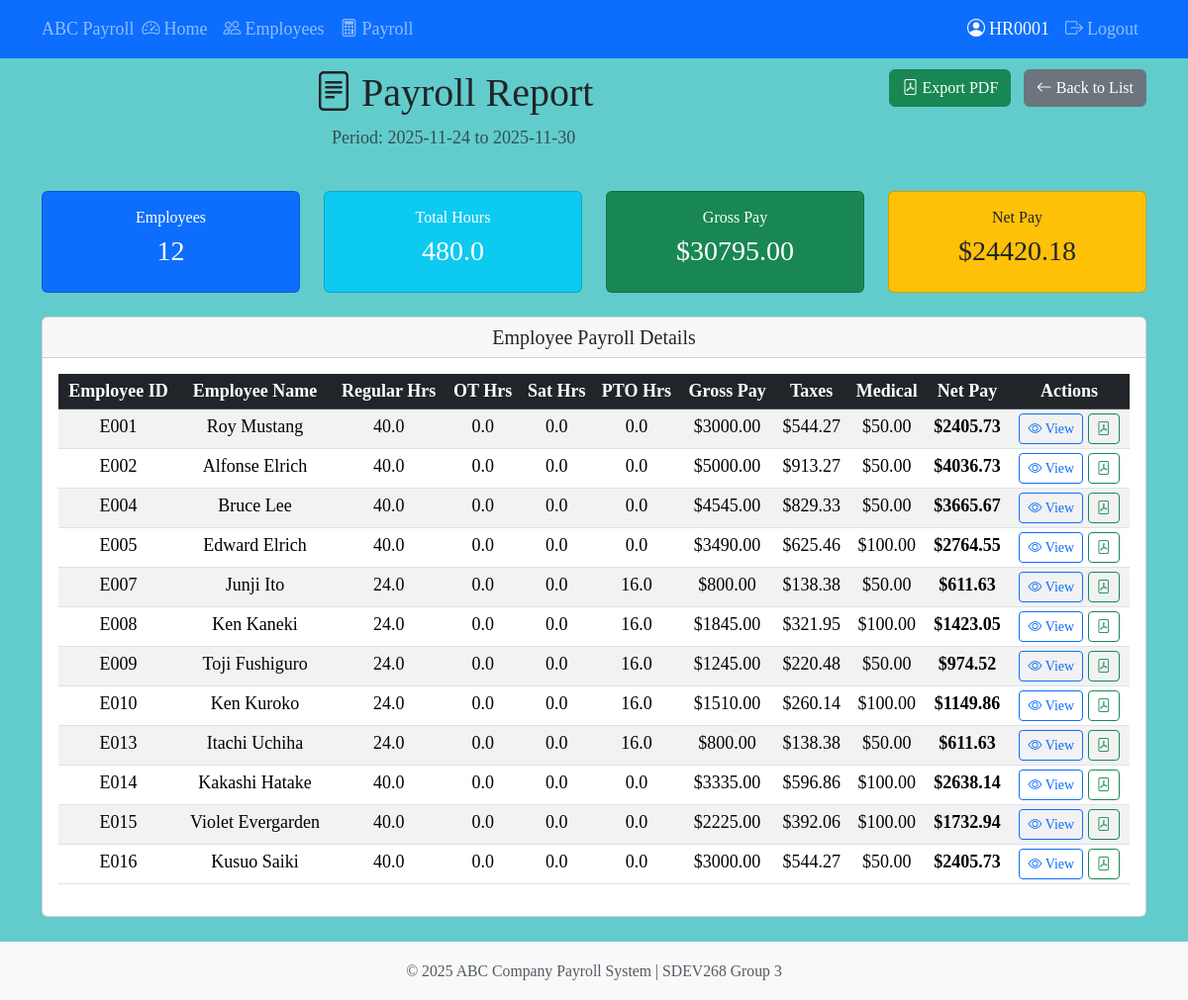
Page /payroll/report/9 (signed in) on the committed database.
### tables this page shows
CREATE TABLE payroll_periods (
    payroll_id INTEGER PRIMARY KEY AUTOINCREMENT,
    period_start_date TEXT NOT NULL,
    period_end_date TEXT NOT NULL,
    processed_date TEXT,
    is_locked INTEGER NOT NULL DEFAULT 0,
    processed_by TEXT,
    created_date TEXT NOT NULL DEFAULT (datetime('now', 'localtime')),
    UNIQUE(period_start_date, period_end_date),
    CHECK (date(period_end_date) >= date(period_start_date))
);

CREATE TABLE payroll_details (
    payroll_detail_id INTEGER PRIMARY KEY AUTOINCREMENT,
    payroll_id INTEGER NOT NULL,
    employee_id TEXT NOT NULL,

    regular_hours REAL NOT NULL DEFAULT 0,
    overtime_hours REAL NOT NULL DEFAULT 0,
    saturday_hours REAL NOT NULL DEFAULT 0,
    pto_hours REAL NOT NULL DEFAULT 0,
    total_hours REAL NOT NULL DEFAULT 0,

    base_pay REAL NOT NULL DEFAULT 0,
    overtime_pay REAL NOT NULL DEFAULT 0,
    saturday_pay REAL NOT NULL DEFAULT 0,
    gross_pay REAL NOT NULL DEFAULT 0,

    medical_deduction REAL NOT NULL DEFAULT 0,
    dependent_stipend REAL NOT NULL DEFAULT 0,

    taxable_income REAL NOT NULL DEFAULT 0,

    state_tax REAL NOT NULL DEFAULT 0,
    federal_tax_employee REAL NOT NULL DEFAULT 0,
    social_security_employee REAL NOT NULL DEFAULT 0,
    medicare_employee REAL NOT NULL DEFAULT 0,
    total_employee_taxes REAL NOT NULL DEFAULT 0,

    net_pay REAL NOT NULL DEFAULT 0,

    federal_tax_employer REAL NOT NULL DEFAULT 0,
    social_security_employer REAL NOT NULL DEFAULT 0,
    medicare_employer REAL NOT NULL DEFAULT 0,
    total_employer_taxes REAL NOT NULL DEFAULT 0,

    calculated_date TEXT NOT NULL DEFAULT (datetime('now', 'localtime')),

    FOREIGN KEY (payroll_id) REFERENCES payroll_periods(payroll_id),
    FOREIGN KEY (employee_id) REFERENCES employees(employee_id),
    UNIQUE(payroll_id, employee_id)
);

CREATE TABLE employees (
    employee_id TEXT PRIMARY KEY,
    first_name TEXT NOT NULL,
    last_name TEXT NOT NULL,
    surname TEXT,
    date_of_birth TEXT NOT NULL,
    gender TEXT NOT NULL CHECK(gender IN ('Male', 'Female')),
    email TEXT NOT NULL UNIQUE,
    phone_num TEXT,
    address_line1 TEXT NOT NULL,
    address_line2 TEXT,
    city TEXT NOT NULL,
    state TEXT NOT NULL,
    zip_code TEXT NOT NULL,
    has_picture INTEGER NOT NULL DEFAULT 0,
    picture_filename TEXT,
    status TEXT NOT NULL DEFAULT 'Active' CHECK(status IN ('Active', 'Terminated')),
    date_hired TEXT NOT NULL,
    department_name TEXT NOT NULL,
    job_title_name TEXT NOT NULL,
    created_date TEXT NOT NULL DEFAULT (datetime('now', 'localtime')),
    modified_date TEXT NOT NULL DEFAULT (datetime('now', 'localtime')),
    FOREIGN KEY (department_name) REFERENCES departments(department_name),
    FOREIGN KEY (job_title_name) REFERENCES job_titles(title_name)
);

### src/routes/payroll.py (the view)
@bp.route("/report/<int:payroll_id>")
@admin_required
def payroll_report(payroll_id):
    success, message, period = payroll_controller.get_payroll_period(payroll_id)
    if not success:
        flash(message, "error")
        return redirect(url_for("payroll.payroll_list"))
    success, message, summary = payroll_controller.get_payroll_summary(
        period.period_start_date, period.period_end_date
    )
    success, message, details = payroll_controller.get_payroll_details_for_period(payroll_id)
    return render_template(
        "payroll/payroll_report.html",
        period=period,
        summary=summary,
        details=details,
    )

### src/controllers/payroll_controller.py (called while the page is built)
    def get_payroll_period(self, payroll_id: int) -> tuple[bool, str, PayrollPeriod | None]:
        try:
            period = PayrollPeriod.get_by_id(payroll_id)
            if period:
                return True, "Payroll period found", period
            return False, f"Payroll period {payroll_id} not found", None
        except Exception as e:
            return False, f"Error retrieving payroll period: {e!s}", None

    def get_payroll_details_for_period(
        self, payroll_id: int
    ) -> tuple[bool, str, list[PayrollDetail]]:
        try:
            details = PayrollDetail.get_by_payroll(payroll_id)
            return True, f"Retrieved {len(details)} payroll details", details
        except Exception as e:
            return False, f"Error retrieving payroll details: {e!s}", []

### src/models/base_model.py (called while the page is built)
    @classmethod
    def get_connection(cls) -> sqlite3.Connection:
        conn = sqlite3.connect(cls.DB_PATH, timeout=30.0)
        conn.row_factory = sqlite3.Row
        return conn

    @classmethod
    def execute_query(cls, query: str, params: tuple = ()) -> list[sqlite3.Row]:
        conn = cls.get_connection()
        cursor = conn.cursor()
        cursor.execute(query, params)
        results = cursor.fetchall()
        conn.close()
        return results

    @classmethod
    def execute_single(cls, query: str, params: tuple = ()) -> sqlite3.Row | None:
        conn = cls.get_connection()
        cursor = conn.cursor()
        cursor.execute(query, params)
        result = cursor.fetchone()
        conn.close()
        return result

### src/models/payroll.py (called while the page is built)
    @classmethod
    def get_by_id(cls, payroll_id: int) -> Optional["PayrollPeriod"]:
        query = "SELECT * FROM payroll_periods WHERE payroll_id = ?"
        row = cls.execute_single(query, (payroll_id,))
        if row is None:
            return None
        return cls._row_to_payroll_period(row)

    @classmethod
    def get_by_dates(
        cls, start_date: str, end_date: str
    ) -> Optional["PayrollPeriod"]:
        query = """
            SELECT * FROM payroll_periods
            WHERE period_start_date = ? AND period_end_date = ?
        """
        row = cls.execute_single(query, (start_date, end_date))
        if row is None:
            return None
        return cls._row_to_payroll_period(row)

### src/templates/payroll/payroll_report.html (shortened to what this page needs)
{% extends "base.html" %}
{% block content %}
<div class="row mb-4">
    <div class="col">
        <h1><i class="bi bi-file-text me-2"></i>Payroll Report</h1>
        <p class="text-muted">
            Period: {{ period.period_start_date }} to {{ period.period_end_date }}
        </p>
    </div>
    <div class="col-auto">
        <a href="{{ url_for('payroll.download_payroll_summary_pdf', payroll_id=period.payroll_id) }}" class="btn btn-success me-2">
            <i class="bi bi-file-pdf me-1"></i>Export PDF
        </a>
        <a href="{{ url_for('payroll.payroll_list') }}" class="btn btn-secondary">
            <i class="bi bi-arrow-left me-1"></i>Back to List
        </a>
    </div>
</div>
{% if summary %}
<div class="row mb-4">
    <div class="col-md-3">
        <div class="card bg-primary text-white">
            <div class="card-body text-center">
                <h6>Employees</h6>
                <h3>{{ summary.employee_count }}</h3>
            </div>
        </div>
    </div>
    <div class="col-md-3">
        <div class="card bg-info text-white">
            <div class="card-body text-center">
                <h6>Total Hours</h6>
                <h3>{{ "%.1f" | format(summary.totals.total_hours) }}</h3>
            </div>
        </div>
    </div>
    <div class="col-md-3">
        <div class="card bg-success text-white">
            <div class="card-body text-center">
                <h6>Gross Pay</h6>
                <h3>${{ "%.2f" | format(summary.totals.total_gross_pay) }}</h3>
            </div>
        </div>
    </div>
    <div class="col-md-3">
        <div class="card bg-warning text-dark">
            <div class="card-body text-center">
                <h6>Net Pay</h6>
                <h3>${{ "%.2f" | format(summary.totals.total_net_pay) }}</h3>
            </div>
        </div>
    </div>
</div>
{% endif %}
<div class="card">
    <div class="card-header">
        <h5 class="mb-0">Employee Payroll Details</h5>
    </div>
    <div class="card-body">
        {% if details %}
        <div class="table-responsive">
            <table class="table table-striped table-sm">
                <thead class="table-dark">
                    <tr>
                        <th>Employee ID</th>
                        <th>Employee Name</th>
                        <th>Regular Hrs</th>
                        <th>OT Hrs</th>
                        <th>Sat Hrs</th>
                        <th>PTO Hrs</th>
                        <th>Gross Pay</th>
                        <th>Taxes</th>
                        <th>Medical</th>
                        <th>Net Pay</th>
                        <th>Actions</th>
                    </tr>
                </thead>
                <tbody>
                    {% for d in details %}
                    <tr>
                        <td>{{ d.employee_id }}</td>
                        <td>{{ d.first_name }} {{ d.last_name }}</td>
                        <td>{{ d.regular_hours }}</td>
                        <td>{{ d.overtime_hours }}</td>
                        <td>{{ d.saturday_hours }}</td>
                        <td>{{ d.pto_hours }}</td>
                        <td>${{ "%.2f" | format(d.gross_pay) }}</td>
                        <td>${{ "%.2f" | format(d.total_employee_taxes) }}</td>
                        <td>${{ "%.2f" | format(d.medical_deduction) }}</td>
                        <td><strong>${{ "%.2f" | format(d.net_pay) }}</strong></td>
                        <td>
                            <a href="{{ url_for('payroll.view_paycheck_detail', payroll_detail_id=d.payroll_detail_id) }}"
                                class="btn btn-sm btn-outline-primary">
                                <i class="bi bi-eye"></i> View
                            </a>
                            <a href="{{ url_for('payroll.download_paycheck_pdf', payroll_detail_id=d.payroll_detail_id) }}"
                                class="btn btn-sm btn-outline-success">
                                <i class="bi bi-file-pdf"></i>
                            </a>
                        </td>
                    </tr>
                    {% endfor %}
                </tbody>
            </table>
        </div>
        {% else %}
        <p class="text-muted text-center">No payroll details available.</p>
        {% endif %}
    </div>
</div>
{% endblock %}

### src/static/css/PayrollStyle.css (style rules this page uses)
body { font-family: 'Times New Roman', serif; text-align: center; font-size: large; background-color: #62cccc; }

### rows in the picture
payroll_periods: period_start_date "2025-11-24", period_end_date "2025-11-30"
payroll_details: employee_id "E001", first_name "Roy", last_name "Mustang", regular_hours "40.0", overtime_hours "0.0", saturday_hours "0.0", pto_hours "0.0", gross_pay "3000.00", total_employee_taxes "544.27", medical_deduction "50.00", net_pay "2405.73"
payroll_details: employee_id "E002", first_name "Alfonse", last_name "Elrich", regular_hours "40.0", overtime_hours "0.0", saturday_hours "0.0", pto_hours "0.0", gross_pay "5000.00", total_employee_taxes "913.27", medical_deduction "50.00", net_pay "4036.73"
payroll_details: employee_id "E004", first_name "Bruce", last_name "Lee", regular_hours "40.0", overtime_hours "0.0", saturday_hours "0.0", pto_hours "0.0", gross_pay "4545.00", total_employee_taxes "829.33", medical_deduction "50.00", net_pay "3665.67"
payroll_details: employee_id "E005", first_name "Edward", last_name "Elrich", regular_hours "40.0", overtime_hours "0.0", saturday_hours "0.0", pto_hours "0.0", gross_pay "3490.00", total_employee_taxes "625.46", medical_deduction "100.00", net_pay "2764.55"
payroll_details: employee_id "E007", first_name "Junji", last_name "Ito", regular_hours "24.0", overtime_hours "0.0", saturday_hours "0.0", pto_hours "16.0", gross_pay "800.00", total_employee_taxes "138.38", medical_deduction "50.00", net_pay "611.63"
payroll_details: employee_id "E008", first_name "Ken", last_name "Kaneki", regular_hours "24.0", overtime_hours "0.0", saturday_hours "0.0", pto_hours "16.0", gross_pay "1845.00", total_employee_taxes "321.95", medical_deduction "100.00", net_pay "1423.05"
payroll_details: employee_id "E009", first_name "Toji", last_name "Fushiguro", regular_hours "24.0", overtime_hours "0.0", saturday_hours "0.0", pto_hours "16.0", gross_pay "1245.00", total_employee_taxes "220.48", medical_deduction "50.00", net_pay "974.52"
payroll_details: employee_id "E010", first_name "Ken", last_name "Kuroko", regular_hours "24.0", overtime_hours "0.0", saturday_hours "0.0", pto_hours "16.0", gross_pay "1510.00", total_employee_taxes "260.14", medical_deduction "100.00", net_pay "1149.86"
payroll_details: employee_id "E013", first_name "Itachi", last_name "Uchiha", regular_hours "24.0", overtime_hours "0.0", saturday_hours "0.0", pto_hours "16.0", gross_pay "800.00", total_employee_taxes "138.38", medical_deduction "50.00", net_pay "611.63"
payroll_details: employee_id "E014", first_name "Kakashi", last_name "Hatake", regular_hours "40.0", overtime_hours "0.0", saturday_hours "0.0", pto_hours "0.0", gross_pay "3335.00", total_employee_taxes "596.86", medical_deduction "100.00", net_pay "2638.14"
payroll_details: employee_id "E015", first_name "Violet", last_name "Evergarden", regular_hours "40.0", overtime_hours "0.0", saturday_hours "0.0", pto_hours "0.0", gross_pay "2225.00", total_employee_taxes "392.06", medical_deduction "100.00", net_pay "1732.94"
payroll_details: employee_id "E016", first_name "Kusuo", last_name "Saiki", regular_hours "40.0", overtime_hours "0.0", saturday_hours "0.0", pto_hours "0.0", gross_pay "3000.00", total_employee_taxes "544.27", medical_deduction "50.00", net_pay "2405.73"

### other values in the picture
{{ session.get('username', 'User') }} "HR0001"
{{ summary.employee_count }} "12"
{{ "%.1f" | format(summary.totals.total_hours) }} "480.0"
{{ "%.2f" | format(summary.totals.total_gross_pay) }} "30795.00"
{{ "%.2f" | format(summary.totals.total_net_pay) }} "24420.18"
